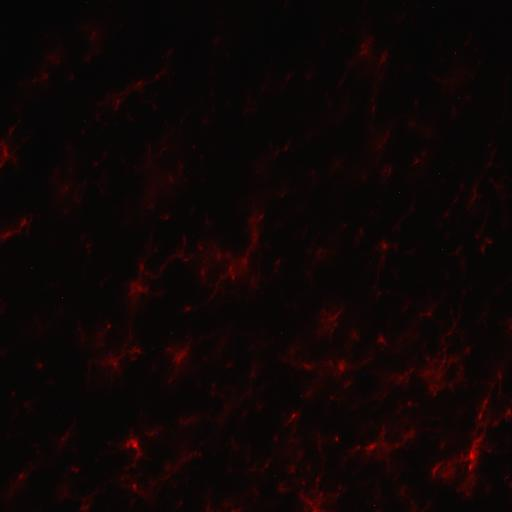
#> input picture ia/dataset/test/images/Sin-titulo-17_png.rf.cbbe66d4b2765e8eb8f7ff6ff3e75afb.jpg, 512 x 512 px; its folder holds only this picture in this run
$ python -i filtrado.py   (imports and definitions only)
#> lines starting #> are read from the running program, lines starting #| are printed output that depends on the picture; after the words box and inside, x2 and y2 are one past the last pixel; in counts of white or black regions, pixels touching at a corner belong together
#> further down, picture is the input picture: shape (512, 512, 3); mean B, G, R 4.8, 5.2, 14.3
### procesamiento/filtrado_especializado.py
import cv2
import numpy as np
import warnings
from skimage.morphology import remove_small_objects

# Ignorar advertencias de obsolescencia de skimage en la consola
warnings.filterwarnings("ignore", category=FutureWarning)

def aplicar_filtros_morfologicos(bin_img, min_size):
    """
    Aplica filtros morfológicos especializados a una imagen binaria de microglía:
    1. Filtro por área (remove_small_objects) para eliminar ruido de fondo
       sin alterar la forma de las microglías principales.
    """
    if bin_img is None:
        return None

    # Eliminación de objetos pequeños (ruido) por área en píxeles
    if min_size > 0:
        img_bool = bin_img > 0
        img_clean = remove_small_objects(img_bool, min_size=int(min_size))
        return (img_clean * 255).astype(np.uint8)

    return bin_img.copy()

### procesamiento/filtrado.py
import cv2
import numpy as np

def aplicar_filtros_imagen(
    img,
    clahe_clip=2,
    gauss_k=5,
    otsu_offset=0,
    min_size=50,
    removal_areas=[],
    usar_tophat=False,
    tophat_k=30,
    usar_clahe=True,
    usar_gauss=True,
    usar_bilateral=False,
    bilateral_d=9,
    usar_ruido=True
):
    """
    Applies a dynamic processing pipeline on a BGR image based on active flags and parameters.
    Returns the binary image (Grayscale).
    """
#> called with clahe_clip = 2, gauss_k = 5, otsu_offset = 0, min_size = 50, usar_tophat = False, tophat_k = 30, usar_clahe = True, usar_gauss = True
    # 1. Corrección de Iluminación: White Top-Hat
    if usar_tophat and tophat_k > 0:
        kernel = cv2.getStructuringElement(cv2.MORPH_ELLIPSE, (int(tophat_k), int(tophat_k)))
        bgr_proc = cv2.morphologyEx(img, cv2.MORPH_TOPHAT, kernel)
    else:
        bgr_proc = img.copy()

    # 2. Aplicar CLAHE
    if usar_clahe and clahe_clip > 0:
        clahe = cv2.createCLAHE(clipLimit=float(clahe_clip), tileGridSize=(8, 8))
        hsv = cv2.cvtColor(bgr_proc, cv2.COLOR_BGR2HSV)
#> hsv: shape (512, 512, 3); mean H, S, V 59.1, 151.4, 14.3
        h_c, s_c, v_c = cv2.split(hsv)
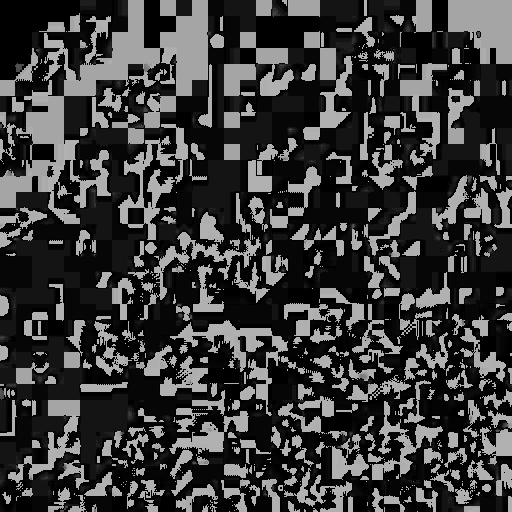
#> h_c: shape (512, 512); min 0, max 179, mean 59.1
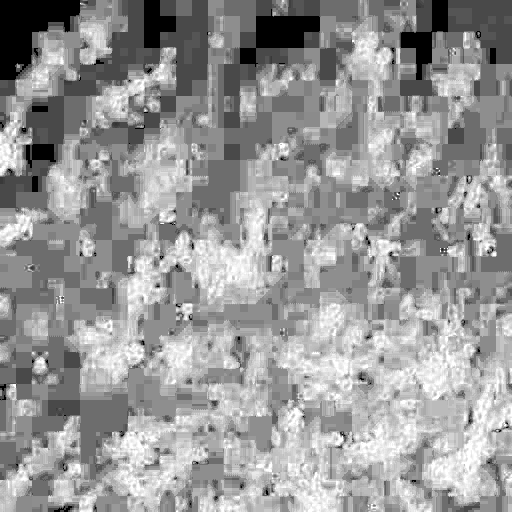
#> s_c: shape (512, 512); min 0, max 255, mean 151.4
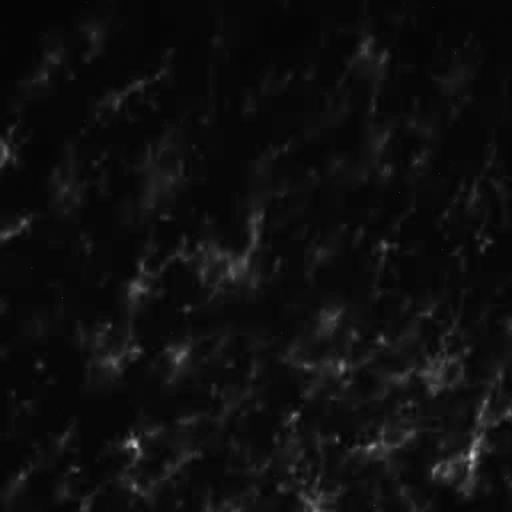
#> v_c: shape (512, 512); min 1, max 209, mean 14.3
        v_clahe = clahe.apply(v_c)
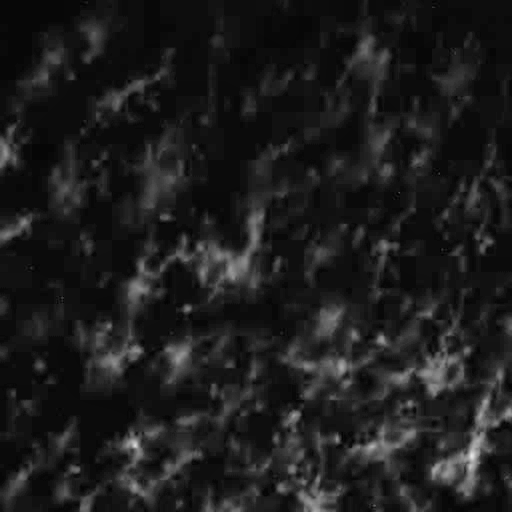
#> v_clahe: shape (512, 512); min 2, max 230, mean 28.9
        hsv_clahe = cv2.merge((h_c, s_c, v_clahe))
#> hsv_clahe: shape (512, 512, 3); mean H, S, V 59.1, 151.4, 28.9
        bgr_proc = cv2.cvtColor(hsv_clahe, cv2.COLOR_HSV2BGR)
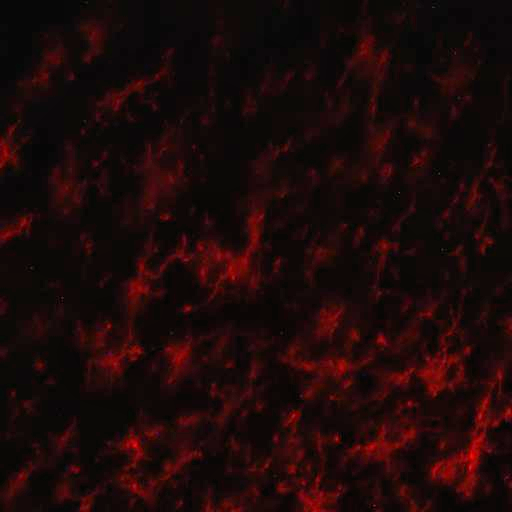
#> bgr_proc: shape (512, 512, 3); mean B, G, R 8.8, 9.3, 28.8

    # 3. Convertir a escala de grises
    gray = cv2.cvtColor(bgr_proc, cv2.COLOR_BGR2GRAY)

    # 4. Suavizado / Reducción de Ruido (Bilateral o Gaussiano)
    if usar_bilateral:
        d = int(bilateral_d)
        d = max(1, d)
        gray = cv2.bilateralFilter(gray, d, 75, 75)
    elif usar_gauss:
        k = int(gauss_k) if int(gauss_k) % 2 != 0 else int(gauss_k) + 1
        k = max(1, k)
        gray = cv2.GaussianBlur(gray, (k, k), 0)

    # 5. Umbralización de Otsu con offset
    ret, _ = cv2.threshold(gray, 0, 255, cv2.THRESH_BINARY + cv2.THRESH_OTSU)
#> ret = 19
    threshold_val = max(0, min(255, ret + otsu_offset))
#> threshold_val = 19
    _, bin_img = cv2.threshold(gray, threshold_val, 255, cv2.THRESH_BINARY)
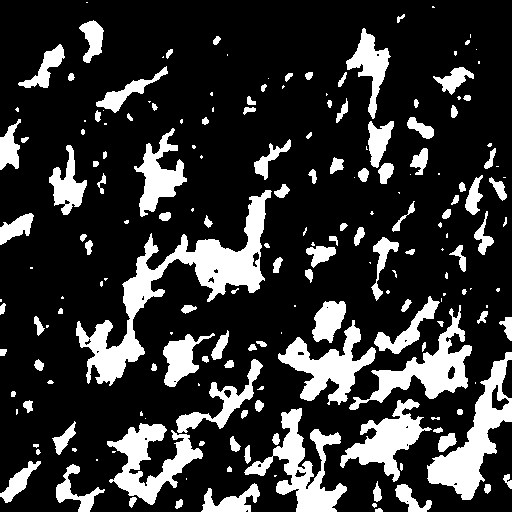
#> bin_img: shape (512, 512); 20.5% white; 193 white regions (70 under 20 px), largest, box (x1, y1, x2, y2) and area: (76, 190, 272, 386) 7839, (427, 352, 512, 500) 4083, (244, 408, 347, 512) 3634

    # 6. Aplicar filtros morfológicos especializados (remoción de ruido)
    if usar_ruido and min_size > 0:
        from .filtrado_especializado import aplicar_filtros_morfologicos
        bin_img = aplicar_filtros_morfologicos(bin_img, min_size)
#> in aplicar_filtros_morfologicos, `img_clean = remove_small_objects(img_bool, min_size=int(min_size))`:
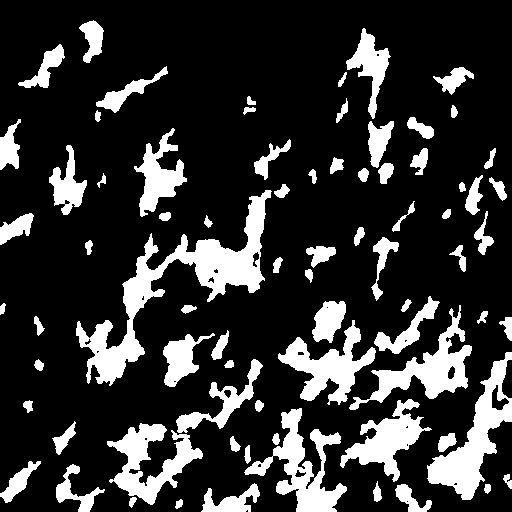
#> img_clean: shape (512, 512) bool; 19.7% white; 77 white regions, largest, box (x1, y1, x2, y2) and area: (76, 190, 272, 386) 7839, (427, 352, 512, 500) 4083, (244, 408, 347, 512) 3634

    # 7. Aplicar eliminación de áreas manuales
    for area in removal_areas:
        ax, ay, aw, ah = area["x"], area["y"], area["w"], area["h"]
        cv2.rectangle(bin_img, (ax, ay), (ax + aw, ay + ah), 0, -1)

    return bin_img

# [41 lines left out: function procesar_crop_individual, not called in this run]

>>> import cv2
>>> picture = cv2.imread('../ia/dataset/test/images/Sin-titulo-17_png.rf.cbbe66d4b2765e8eb8f7ff6ff3e75afb.jpg')
>>> result = aplicar_filtros_imagen(picture)

$ run again, on ia/dataset/test/images/Sin-titulo-38_png.rf.c3adef9aa8d304afa45cc2f95625ce7b.jpg
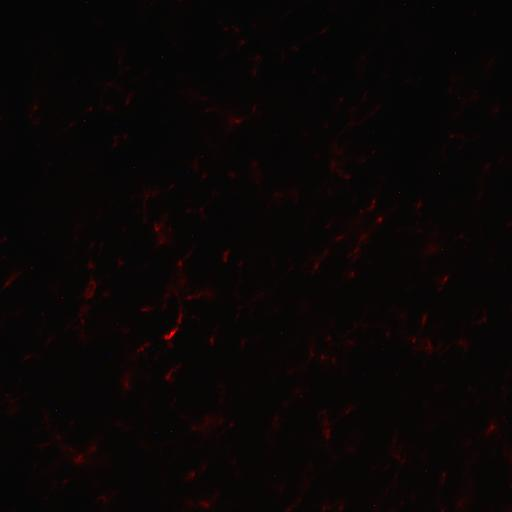
#> input picture ia/dataset/test/images/Sin-titulo-38_png.rf.c3adef9aa8d304afa45cc2f95625ce7b.jpg, 512 x 512 px
#> picture is the input picture: shape (512, 512, 3); mean B, G, R 4.9, 5.2, 9.4
#> hsv: shape (512, 512, 3); mean H, S, V 61.1, 109.6, 9.4
#> hsv_clahe: shape (512, 512, 3); mean H, S, V 61.1, 109.6, 18.7
#> ret = 15
#> in aplicar_filtros_imagen, `_, bin_img = cv2.threshold(gray, threshold_val, 255, cv2.THRESH_BINARY)`:
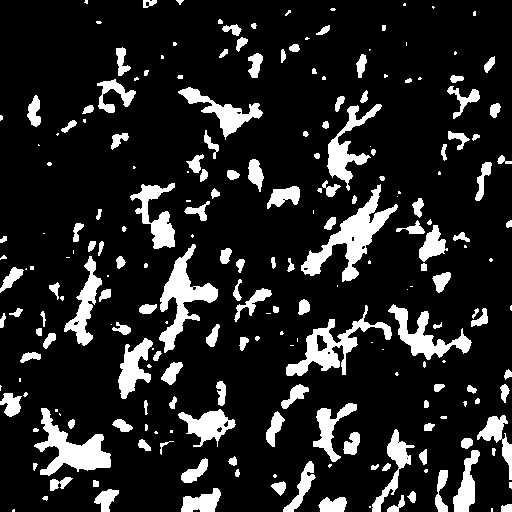
#> bin_img: shape (512, 512); 14.3% white; 225 white regions (78 under 20 px), largest, box (x1, y1, x2, y2) and area: (301, 184, 398, 282) 2591, (34, 408, 111, 476) 2073, (159, 244, 218, 353) 2069
#> in aplicar_filtros_morfologicos, `img_clean = remove_small_objects(img_bool, min_size=int(min_size))`:
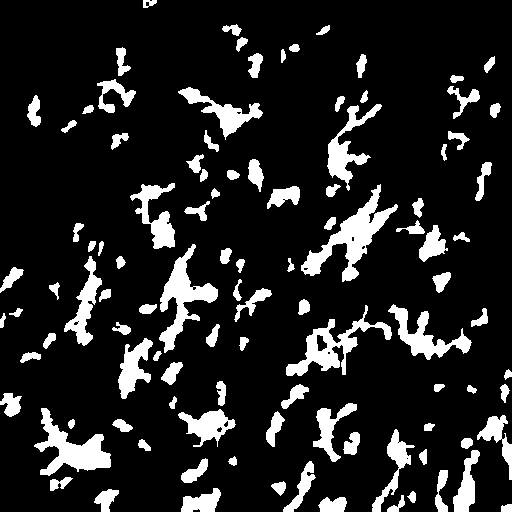
#> img_clean: shape (512, 512) bool; 13.5% white; 105 white regions, largest, box (x1, y1, x2, y2) and area: (301, 184, 398, 282) 2591, (34, 408, 111, 476) 2073, (159, 244, 218, 353) 2069

$ run again, on ia/dataset/test/images/Sin-titulo-49_png.rf.313542cc57f0c5bbe41d106aacdd0652.jpg
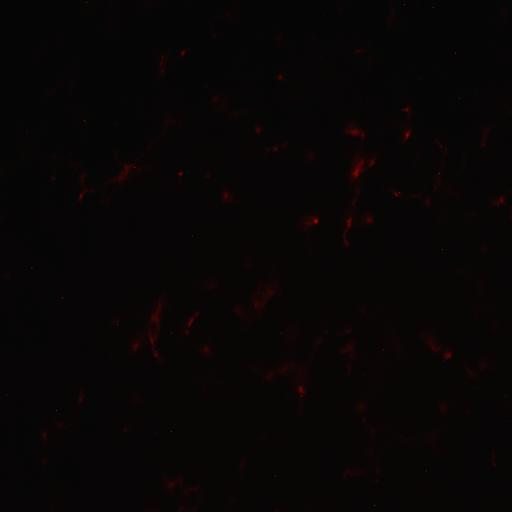
#> input picture ia/dataset/test/images/Sin-titulo-49_png.rf.313542cc57f0c5bbe41d106aacdd0652.jpg, 512 x 512 px
#> picture is the input picture: shape (512, 512, 3); mean B, G, R 5, 5.3, 7.8
#> hsv: shape (512, 512, 3); mean H, S, V 66.7, 87, 7.9
#> hsv_clahe: shape (512, 512, 3); mean H, S, V 66.7, 87, 14.2
#> ret = 14
#> in aplicar_filtros_imagen, `_, bin_img = cv2.threshold(gray, threshold_val, 255, cv2.THRESH_BINARY)`:
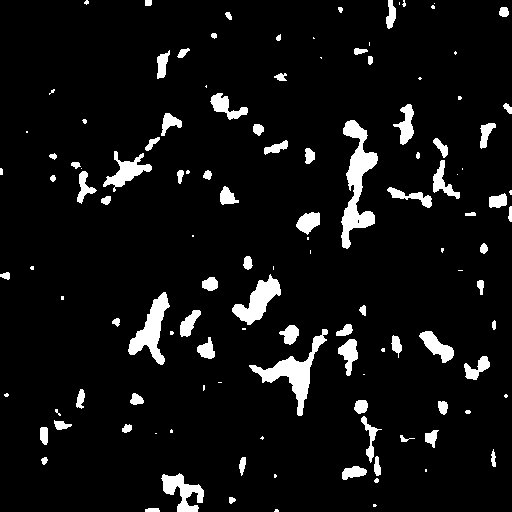
#> bin_img: shape (512, 512); 6.7% white; 123 white regions (45 under 20 px), largest, box (x1, y1, x2, y2) and area: (341, 120, 378, 249) 1972, (249, 329, 328, 416) 1547, (128, 292, 170, 365) 1223
#> in aplicar_filtros_morfologicos, `img_clean = remove_small_objects(img_bool, min_size=int(min_size))`:
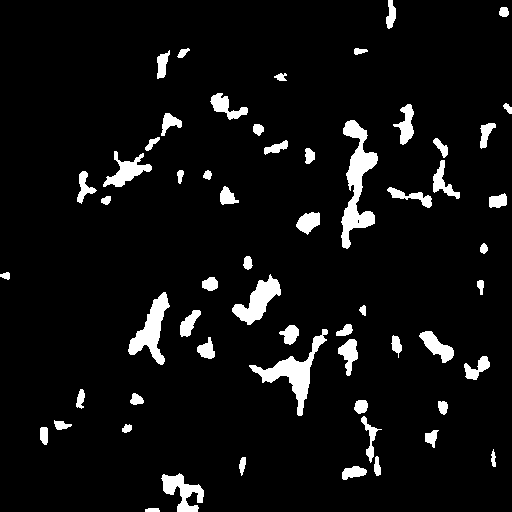
#> img_clean: shape (512, 512) bool; 6.3% white; 59 white regions, largest, box (x1, y1, x2, y2) and area: (341, 120, 378, 249) 1972, (249, 329, 328, 416) 1547, (128, 292, 170, 365) 1223

$ run again, on ia/dataset/test/images/Sin-titulo-53_png.rf.806d375c985e10a0f7e70b7fcad5a1e8.jpg
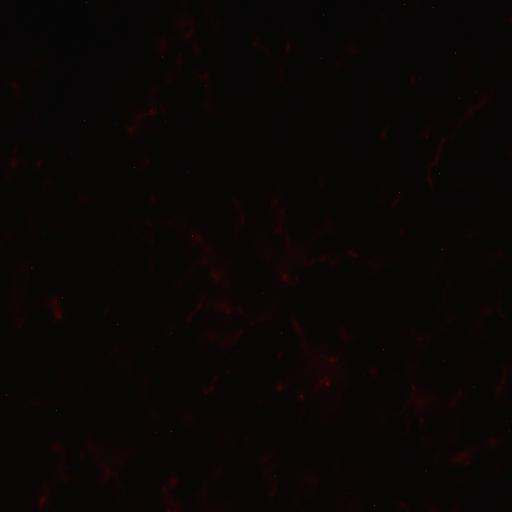
#> input picture ia/dataset/test/images/Sin-titulo-53_png.rf.806d375c985e10a0f7e70b7fcad5a1e8.jpg, 512 x 512 px
#> picture is the input picture: shape (512, 512, 3); mean B, G, R 4.6, 5.3, 9.4
#> hsv: shape (512, 512, 3); mean H, S, V 48.6, 126.1, 9.4
#> hsv_clahe: shape (512, 512, 3); mean H, S, V 48.6, 126.1, 17.3
#> ret = 13
#> bin_img: shape (512, 512); 16% white; 128 white regions (45 under 20 px), largest, box (x1, y1, x2, y2) and area: (159, 209, 280, 352) 5255, (392, 352, 506, 468) 4445, (254, 184, 399, 288) 4116
#> in aplicar_filtros_morfologicos, `img_clean = remove_small_objects(img_bool, min_size=int(min_size))`:
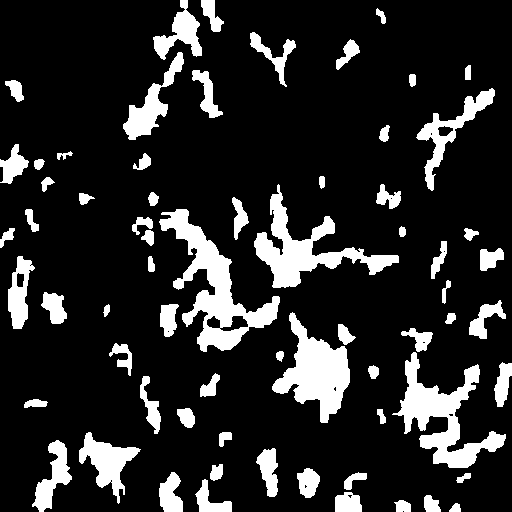
#> img_clean: shape (512, 512) bool; 15.6% white; 67 white regions, largest, box (x1, y1, x2, y2) and area: (159, 209, 280, 352) 5255, (392, 352, 506, 468) 4445, (254, 184, 399, 288) 4116
